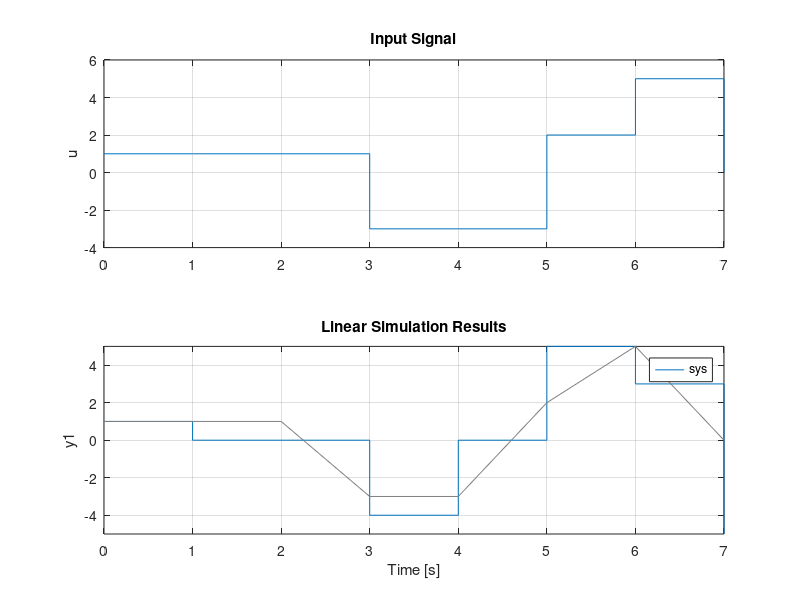

This chart was generated by the following MATLAB code:
%
% cd_plot1.m
%

clear;

T = 1;  % time step

D1 = tf([1], [1 0], T, 'inname', 'y1', 'outname', 'v1');
D2 = tf([1], [1 0], T, 'inname', 'r1', 'outname', 'q1');
sum1 = sumblk('y1 = u1 - r1');
sum2 = sumblk('r1 = v1 + q1');
sys = connect(D1, D2, sum1, sum2, 'u1', 'y1');

u = [1 1 1 -3 -3 2 5 0];
t = 0:(size(u,2)-1);  % start at zero

figure;
subplot(2,1,1);
stairs(t,u);
grid on;
axis auto;
title('Input Signal');
ylabel('u');

subplot(2,1,2);
lsim(sys, u);
grid on;
axis auto;

print('cd_plot1.eps', '-depsc2');
